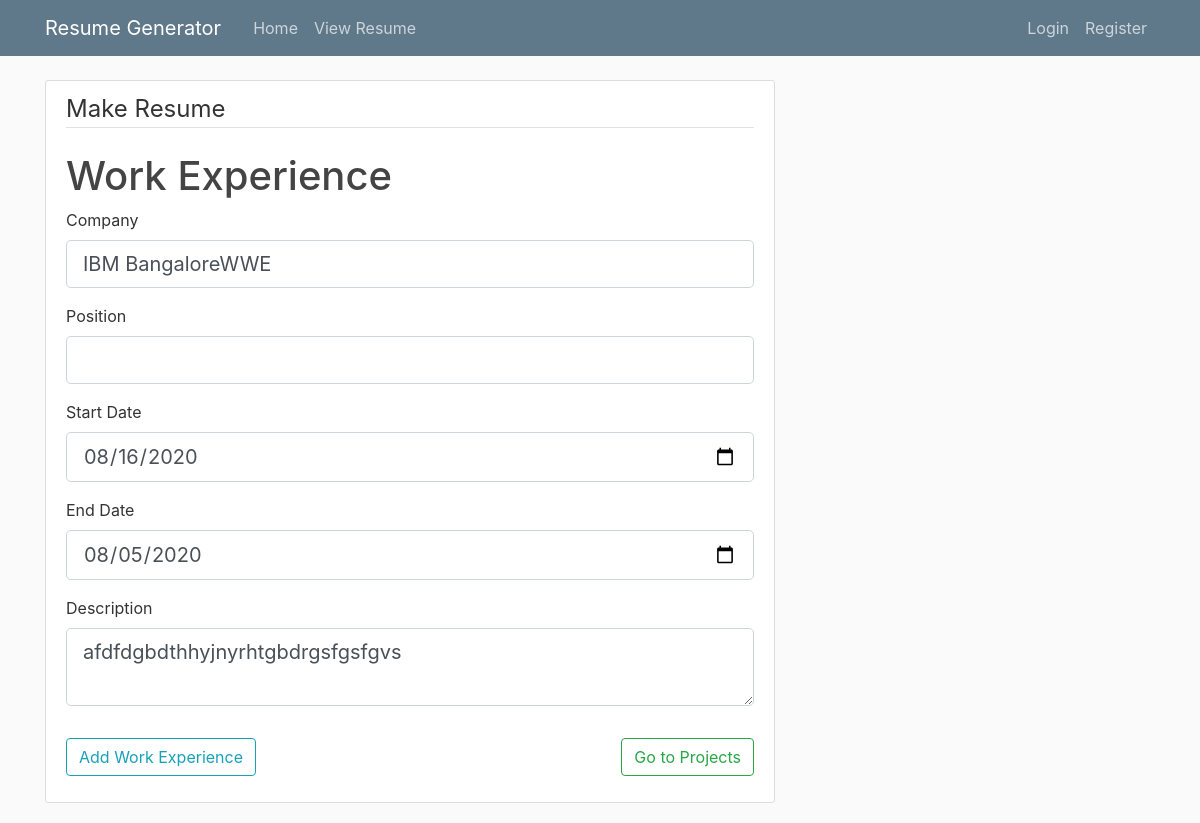
The page /resume/new/experience/1/update on the database its author committed.
### resume/models.py (models this page shows, shortened)
class experience(db.Model):
    id = db.Column(db.Integer, primary_key=True)
    company = db.Column(db.String(100),nullable=False)
    position = db.Column(db.String(100),nullable=False)
    startexp = db.Column(db.DateTime,nullable=False,default=datetime.today())
    endexp = db.Column(db.DateTime,nullable=False,default=datetime.today())
    content = db.Column(db.Text,nullable=False)
    user_id= db.Column(db.Integer,db.ForeignKey('user.id'),nullable=False)

### resume/routes.py (the view)
@app.route("/resume/new/experience/<int:experience_id>/update",methods=["GET","POST"])
def update_exp(experience_id):
    expview = experience.query.get_or_404(experience_id)
    form = userexp()
    if form.validate_on_submit():
        expview.company = form.company.data
        expview.startexp = form.startexp.data
        expview.endexp = form.endexp.data
        expview.content = form.content.data
        db.session.commit()
        flash('Your education details have been updated!', 'success')
        return redirect(url_for('postexperience'))
    elif request.method == 'GET':
        form.company.data= expview.company
        form.startexp.data = expview.startexp
        form.endexp.data = expview.endexp
        form.content.data =  expview.content
    return render_template("experience.html",title="Update Work Experience",form=form)

### resume/forms.py (shortened to what this page needs)
class userexp(FlaskForm):
    company = StringField("Company",
        validators=[DataRequired(),Length(min=5)])
    position = StringField("Position",
        validators=[DataRequired(),Length(min=5)])
    startexp = DateField('Start Date', format='%Y-%m-%d',
         validators=[DataRequired()])
    endexp  = DateField('End Date', format='%Y-%m-%d',
        validators=[DataRequired()])
    content = TextAreaField("Description",
        validators=[DataRequired(),Length(min=15)])
    submit = SubmitField("Add Work Experience")

### resume/templates/experience.html (shortened to what this page needs)
{%  extends "layout.html" %}
{% block content %}
<div class="content-section">
    <form method="POST" action="">
        <fieldset class="form-group" id="cloneunder">
            <legend class="border-bottom mb-4">Make Resume</legend>
            <h1>Work Experience</h1>
            <div id="skillclass">
            <div class="form-group">
                {{ form.company.label(class="form-control-label") }}
                {% if form.company.errors %}
                    {{ form.company(class="form-control form-control-lg is-invalid") }}
                <div class="invalid-feedback">
                    {% for error in form.company.errors %}
                        <span>{{error}}</span>
                    {% endfor %}
                </div>
                {% else %}
                {{ form.company(class="form-control form-control-lg") }}
                {% endif %}
            </div>
            <div class="form-group">
                {{ form.position.label(class="form-control-label") }}
                {% if form.position.errors %}
                    {{ form.position(class="form-control form-control-lg is-invalid") }}
                <div class="invalid-feedback">
                    {% for error in form.position.errors %}
                        <span>{{error}}</span>
                    {% endfor %}
                </div>
                {% else %}
                {{ form.position(class="form-control form-control-lg") }}
                {% endif %}
            </div>
            <div class="form-group">
                {{ form.startexp.label(class="form-control-label") }}
                {% if form.startexp.errors %}
                    {{ form.startexp(class="form-control form-control-lg is-invalid") }}
                <div class="invalid-feedback">
                    {% for error in form.startexp.errors %}
                        <span>{{error}}</span>
                    {% endfor %}
                </div>
                {% else %}
                {{ form.startexp(class="form-control form-control-lg") }}
                {% endif %}
            </div>
            <div class="form-group">
                {{ form.endexp.label(class="form-control-label") }}
                {% if form.endexp.errors %}
                    {{ form.endexp(class="form-control form-control-lg is-invalid") }}
                <div class="invalid-feedback">
                    {% for error in form.endexp.errors %}
                        <span>{{error}}</span>
                    {% endfor %}
                </div>
                {% else %}
                {{ form.endexp(class="form-control form-control-lg") }}
                {% endif %}
            </div>
            <div class="form-group">
                {{ form.content.label(class="form-control-label") }}
                {% if form.content.errors %}
                    {{ form.content(class="form-control form-control-lg is-invalid") }}
                <div class="invalid-feedback">
                    {% for error in form.content.errors %}
                        <span>{{error}}</span>
                    {% endfor %}
                </div>
                {% else %}
                {{ form.content(class="form-control form-control-lg") }}
                {% endif %}
            </div>
        </div>
        </fieldset>
        <a href="/resume/new/projects" class="btn btn-outline-success" style="float: right;">Go to Projects</a>
        <div class="form-group">
            {{ form.submit(class="btn btn-outline-info") }}
        </div>
</form>
</div>
{%  endblock content  %}

### resume/static/main.css (style rules this page uses)
body { background: #fafafa; color: #333333; margin-top: 5rem; }
h1, h2, h3, h4, h5, h6 { color: #444444; }
.content-section { background: #ffffff; padding: 10px 20px; border: 1px solid #dddddd; border-radius: 3px; margin-bottom: 20px; }

### rows shown on the page
experience: company "IBM BangaloreWWE", startexp "08/16/2020", endexp "08/05/2020", content "afdfdgbdthhyjnyrhtgbdrgsfgsfgvs"
